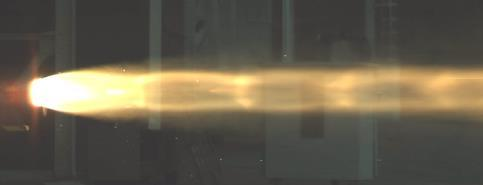
#> input picture rocket_test.jpg, 483 x 185 px; the run also reads 2 pictures not shown here
$ jupyter execute image_processing.ipynb   (older library calls are emulated)
#> lines starting #> are read from the running program, lines starting #| are printed output that depends on the picture; after the words box and inside, x2 and y2 are one past the last pixel; in counts of white or black regions, pixels touching at a corner belong together; pictures that were not available may be replaced by others from this repository, and a replacement may not be noted
[cell 1]
#converts image to gray, blurs it, and applies an edge operation
#all images are show simultaneously
import cv2
import imutils
import numpy as np
import matplotlib.pyplot as plt

image = cv2.imread('rocket_test.jpg')
#> image is the input picture: shape (185, 483, 3); mean B, G, R 77.7, 94.3, 102
gray = cv2.cvtColor(image, cv2.COLOR_BGR2GRAY)

blur = cv2.GaussianBlur(gray, (5,5), 0)


sobely = cv2.Sobel(blur,cv2.CV_32F,0,1,ksize=1)
sobely = np.absolute(sobely)
sobely = np.uint8(sobely)

sobelx = cv2.Sobel(blur,cv2.CV_32F,1,0,ksize=1)
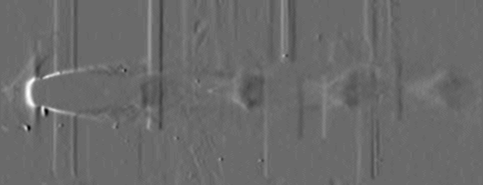
#> sobelx: shape (185, 483) float32; min -31, max 43, mean 0.1; drawn with min black and max white
sobelx = np.absolute(sobelx)
sobelx = np.uint8(sobelx)

contrast1 = gray.copy()
contrast2 = gray.copy()
contrast3 = gray.copy()
for y in range(gray.shape[0]):
    for x in range(gray.shape[1]):
        contrast1[y, x] = np.clip(1.5 * gray[y, x] - 125, 0, 255)
        contrast2[y, x] = np.clip(1.75 * gray[y, x] - 125, 0, 255)
        contrast3[y, x] = np.clip(2.0 * gray[y, x] - 125, 0, 255)
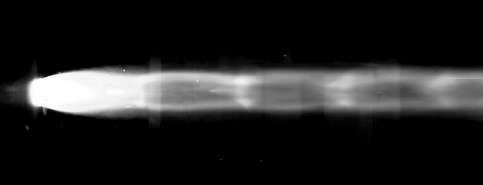
#> contrast1: shape (185, 483); min 0, max 255, mean 35.4
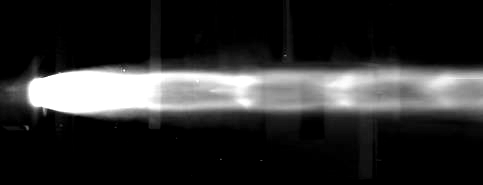
#> contrast2: shape (185, 483); min 0, max 255, mean 46.5
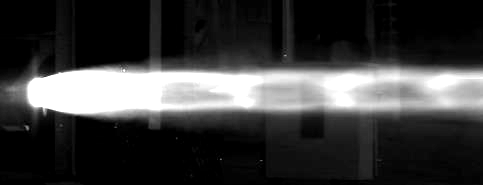
#> contrast3: shape (185, 483); min 0, max 255, mean 60.2

blur2 = cv2.GaussianBlur(contrast1, (5, 5), 0)
laplacian = cv2.Laplacian(blur2, cv2.CV_64F)
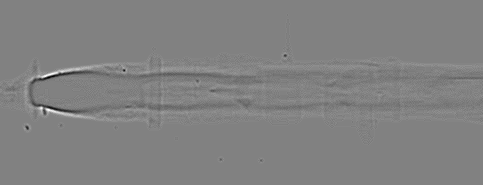
#> laplacian: shape (185, 483) float64; min -43, max 42, mean 0; drawn with min black and max white

cv2.imshow('Original image',image)
cv2.imshow('Contrast * 1.5', contrast1)
cv2.imshow('Contrast * 1.75', contrast2)
cv2.imshow('Contrast * 2.0', contrast3)
cv2.imshow('Gray image', gray)
cv2.imshow('Blur', blur)
cv2.imshow('Sobel Y', sobely)
cv2.imshow('Laplacian of Gaussian', laplacian)
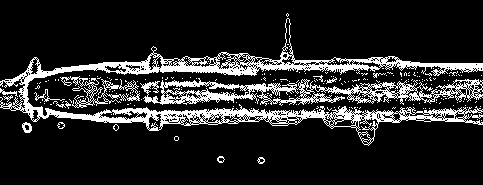
#> window 'Laplacian of Gaussian': shape (185, 483); 15.2% white; 196 white regions (182 under 20 px), largest, box (x1, y1, x2, y2) and area: (0, 18, 483, 146) 8671, (140, 78, 483, 106) 3483, (60, 76, 140, 108) 663
cv2.imshow('Sobel X', sobelx)


cv2.waitKey(0)
cv2.destroyAllWindows()

[cell 2]
#blurred image with Canny edge detection
#not switched from BGR to RGB
import cv2
import imutils
import numpy as np
import matplotlib.pyplot as plt

image = cv2.imread('rocket_test.jpg')
blur = cv2.GaussianBlur(image, (5,5), 0)
#> blur: shape (185, 483, 3)
edges = cv2.Canny(blur, 0,100)
#> edges: shape (185, 483); 1.8% white in thin lines or dots, all inside (x1, y1, x2, y2) = (4, 59, 483, 131)
plt.subplot(121),plt.imshow(edges, cmap = 'gray')
plt.subplot(122),plt.imshow(image)
plt.savefig('edge_test2.jpg')
#plt.show()

[cell 3]
#converts image to HSV format
#masks the image between upper and lower thresholds
#displays image after masking
import cv2
import imutils
import numpy as np
import matplotlib.pyplot as plt

image = cv2.imread('rocket_test.jpg')
blur = cv2.GaussianBlur(image, (5, 5), 0)
hsv = cv2.cvtColor(blur, cv2.COLOR_BGR2HSV)
#> hsv: shape (185, 483, 3); mean H, S, V 28.8, 42.3, 102.6

lower = [18, 50, 50]
upper = [35, 255, 255]
lower = np.array(lower, dtype="uint8")
upper = np.array(upper, dtype="uint8")
mask = cv2.inRange(hsv, lower, upper)
#> mask: shape (185, 483); 24.3% white; 11 white regions (8 under 20 px), largest, box (x1, y1, x2, y2) and area: (28, 58, 483, 128) 21659, (6, 127, 18, 133) 43, (38, 54, 45, 65) 27


output = cv2.bitwise_and(image, hsv, mask=mask)
cv2.imshow("output", output)

cv2.waitKey(0)
cv2.destroyAllWindows()

[cell 4]
import cv2
import numpy as np
from sklearn.cluster import KMeans
from collections import Counter

#function that displays the k most dominant colors in the image
def get_dominant_color(image, k=4, image_processing_size = None):
	"""
	takes an image as input and returns the dominant color in the image as a list

	dominant color is found by performing k means on the pixel colors and returning the centroid
	of the largest cluster
	processing time is sped up by working with a smaller image; this can be done with the
	image_processing_size param which takes a tuple of image dims as input
	>>> get_dominant_color(my_image, k=4, image_processing_size = (25, 25))
	[56.2423442, 34.0834233, 70.1234123]
	"""
	#resize image if new dims provided
	if image_processing_size is not None:
		image = cv2.resize(image, image_processing_size, interpolation = cv2.INTER_AREA)

	#reshape the image to be a list of pixels
	image = image.reshape((image.shape[0] * image.shape[1], 3))

	#cluster the pixels and assign labels
	clt = KMeans(n_clusters = k)
	labels = clt.fit_predict(image)

	#count labels to find most popular
	label_counts = Counter(labels)

	#subset out most popular centroid
	dominant_colors = []
	for i in range(k):
		dominant_colors.append(list(clt.cluster_centers_[label_counts.most_common(k)[i][0]]))
	#dominant_color = clt.cluster_centers_[label_counts.most_common(1)[0][0]]

#	return list(dominant_color)
	return dominant_colors

#for i in len(get_dominant_color('rocket_test2.jpg', k=10)):
#    print(get_dominant_color('rocket_test2.jpg', k=10))[i]

#read in image of interest
bgr_image = cv2.imread('rocket_test2.jpg')
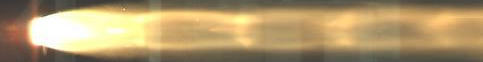
#> input picture rocket_test2.jpg, 483 x 62 px
#> bgr_image is the input picture: shape (62, 483, 3); mean B, G, R 108.4, 150.7, 173.4
#convert to HSV; this is a better representation of how we see color
hsv_image = cv2.cvtColor(bgr_image, cv2.COLOR_BGR2HSV)
#> hsv_image: shape (62, 483, 3); mean H, S, V 21.2, 91.9, 173.5

#extract dominant color
# (aka the centroid of the most popular k means cluster)
k = 15
dom_color = get_dominant_color(hsv_image, k=k)
#> in get_dominant_color, `label_counts = Counter(labels)`: label_counts = 15 items
#> after the loop in get_dominant_color, `for i in range(k):`: dominant_colors = 15 items, first 6: [18.57, 115.6, 188.7], [18.36, 122, 212.8], [19.41, 121.2, 244.3], [17.38, 87.72, 110.1], [18.65, 107, 165.9], [22.51, 60.63, 98.9]
#> dom_color has the same summary as dominant_colors in get_dominant_color

for i in range(k):
    #create a square showing dominant color of equal size to input image
    dom_color_hsv = np.full(bgr_image.shape, dom_color[i], dtype='uint8')
    #convert to bgr color space for display
    dom_color_bgr = cv2.cvtColor(dom_color_hsv, cv2.COLOR_HSV2BGR)
    dom_color_bgr = cv2.resize(dom_color_bgr, (62,62))
    bgr_image = np.concatenate((bgr_image, dom_color_bgr), axis = 1)
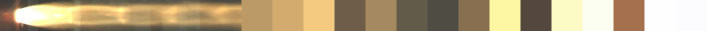
#> bgr_image: shape (62, 1413, 3) (shown at 1/2 size); mean B, G, R 123.9, 160.1, 179.5
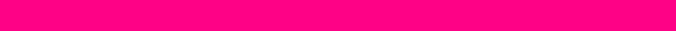
#> dom_color_hsv: shape (62, 1351, 3) (shown at 1/2 size); mean B, G, R 134, 2, 254
#concat input image and dom color square side by side for display
#output_image = np.hstack((bgr_image, col))

#show results to screen
cv2.imshow('Image Dominant Color', bgr_image)
cv2.waitKey(0)

[cell 5]
#creates a scatter plot of the pixels in HSV space colored by their original colors
#also displays the colors of light and dark values in the image
#then displays masked image based on the light and dark values
import cv2
import numpy as np
import matplotlib.pyplot as plt
from mpl_toolkits.mplot3d import Axes3D
from matplotlib import cm
from matplotlib import colors

image = cv2.imread('rocket_test2.jpg')
image = cv2.cvtColor(image, cv2.COLOR_BGR2RGB)
#> image: shape (62, 483, 3)
pixel_colors = image.reshape((np.shape(image)[0]*np.shape(image)[1], 3))
norm = colors.Normalize(vmin=-1.,vmax=1.)
norm.autoscale(pixel_colors)
pixel_colors = norm(pixel_colors).tolist()
#> pixel_colors = 29946 items

hsv_rocket = cv2.cvtColor(image, cv2.COLOR_RGB2HSV)
h, s, v = cv2.split(hsv_rocket)
fig = plt.figure()
axis = fig.add_subplot(1, 1, 1, projection = "3d")

axis.scatter(h.flatten(), s.flatten(), v.flatten(), facecolors = pixel_colors, marker = ".")
axis.set_xlabel("Hue")
axis.set_ylabel("Saturation")
axis.set_zlabel("Value")
plt.show()

light = (-1, 0, 190)
dark = (125, 150, 250)
lo_square = np.full((10, 10, 3), light, dtype=np.uint8) / 255.0
do_square = np.full((10, 10, 3), dark, dtype=np.uint8) / 255.0
plt.subplot(1, 2, 1),plt.imshow(colors.hsv_to_rgb(do_square))
plt.subplot(1,2,2),plt.imshow(colors.hsv_to_rgb(lo_square))
plt.show()
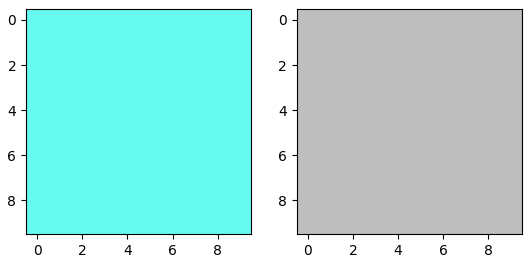
#> figure drawn by matplotlib, 2 panels

mask = cv2.inRange(hsv_rocket, light, dark)
#> mask: shape (62, 483); 28.6% white; 25 white regions (20 under 20 px), largest, box (x1, y1, x2, y2) and area: (56, 8, 483, 53) 8218, (24, 16, 47, 49) 148, (275, 43, 303, 47) 60, (142, 21, 150, 28) 30, (128, 36, 140, 40) 30
result = cv2.bitwise_and(image, image, mask=mask)
#> (the rest of the program and of its run is left out)
